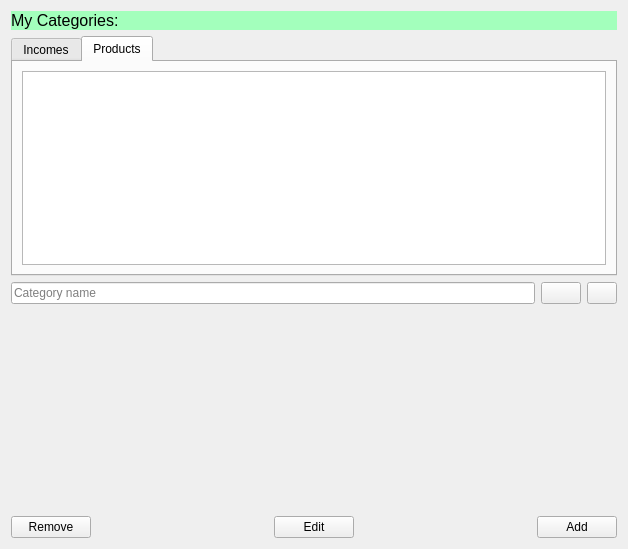
<?xml version="1.0" encoding="UTF-8"?>
<ui version="4.0">
 <class>CategoryEditPage</class>
 <widget class="QWidget" name="CategoryEditPage">
  <property name="geometry">
   <rect>
    <x>0</x>
    <y>0</y>
    <width>628</width>
    <height>549</height>
   </rect>
  </property>
  <property name="windowTitle">
   <string>Form</string>
  </property>
  <layout class="QVBoxLayout" name="verticalLayout">
   <item>
    <layout class="QHBoxLayout" name="horizontalLayout_3">
     <item>
      <widget class="QLabel" name="label">
       <property name="font">
        <font>
         <pointsize>12</pointsize>
        </font>
       </property>
       <property name="styleSheet">
        <string notr="true">background-color: #a3ffbc;</string>
       </property>
       <property name="text">
        <string>My Categories:</string>
       </property>
      </widget>
     </item>
    </layout>
   </item>
   <item>
    <widget class="QTabWidget" name="tabWidget">
     <property name="sizePolicy">
      <sizepolicy hsizetype="Expanding" vsizetype="Expanding">
       <horstretch>1</horstretch>
       <verstretch>0</verstretch>
      </sizepolicy>
     </property>
     <property name="styleSheet">
      <string notr="true">tab-bar {    width: 999999px;}</string>
     </property>
     <property name="currentIndex">
      <number>1</number>
     </property>
     <widget class="QWidget" name="IncomesTab">
      <attribute name="title">
       <string>Incomes</string>
      </attribute>
      <layout class="QVBoxLayout" name="verticalLayout_2">
       <item>
        <widget class="QListWidget" name="Incomes">
         <property name="minimumSize">
          <size>
           <width>0</width>
           <height>0</height>
          </size>
         </property>
         <property name="font">
          <font>
           <pointsize>13</pointsize>
          </font>
         </property>
         <property name="styleSheet">
          <string notr="true">border: 1px solid white</string>
         </property>
        </widget>
       </item>
      </layout>
     </widget>
     <widget class="QWidget" name="ProductsTab">
      <attribute name="title">
       <string>Products</string>
      </attribute>
      <layout class="QVBoxLayout" name="verticalLayout_3">
       <item>
        <widget class="QListWidget" name="Products">
         <property name="font">
          <font>
           <pointsize>13</pointsize>
          </font>
         </property>
        </widget>
       </item>
      </layout>
     </widget>
    </widget>
   </item>
   <item>
    <layout class="QHBoxLayout" name="horizontalLayout_2">
     <item>
      <widget class="QLineEdit" name="NewCategoryEdit">
       <property name="styleSheet">
        <string notr="true"/>
       </property>
       <property name="placeholderText">
        <string>Category name</string>
       </property>
      </widget>
     </item>
     <item>
      <widget class="QPushButton" name="NewCategoryEditButton">
       <property name="text">
        <string/>
       </property>
       <property name="icon">
        <iconset resource="../../../resources.qrc">
         <normaloff>:/Icons/Icons/baseline_done_black_24dp.png</normaloff>:/Icons/Icons/baseline_done_black_24dp.png</iconset>
       </property>
      </widget>
     </item>
     <item>
      <widget class="QPushButton" name="NewCategoryAddButton">
       <property name="maximumSize">
        <size>
         <width>30</width>
         <height>16777215</height>
        </size>
       </property>
       <property name="text">
        <string/>
       </property>
       <property name="icon">
        <iconset resource="../../../resources.qrc">
         <normaloff>:/Icons/Icons/baseline_done_black_24dp.png</normaloff>:/Icons/Icons/baseline_done_black_24dp.png</iconset>
       </property>
      </widget>
     </item>
    </layout>
   </item>
   <item>
    <spacer name="verticalSpacer">
     <property name="orientation">
      <enum>Qt::Vertical</enum>
     </property>
     <property name="sizeHint" stdset="0">
      <size>
       <width>20</width>
       <height>20</height>
      </size>
     </property>
    </spacer>
   </item>
   <item>
    <layout class="QHBoxLayout" name="horizontalLayout">
     <item>
      <widget class="QPushButton" name="RemoveButton">
       <property name="text">
        <string>Remove</string>
       </property>
       <property name="icon">
        <iconset resource="../../../resources.qrc">
         <normaloff>:/Icons/Icons/baseline_cancel_black_24dp.png</normaloff>:/Icons/Icons/baseline_cancel_black_24dp.png</iconset>
       </property>
      </widget>
     </item>
     <item>
      <spacer name="horizontalSpacer">
       <property name="orientation">
        <enum>Qt::Horizontal</enum>
       </property>
       <property name="sizeHint" stdset="0">
        <size>
         <width>40</width>
         <height>20</height>
        </size>
       </property>
      </spacer>
     </item>
     <item>
      <widget class="QPushButton" name="EditButton">
       <property name="text">
        <string>Edit</string>
       </property>
       <property name="icon">
        <iconset resource="../../../resources.qrc">
         <normaloff>:/Icons/Icons/baseline_edit_black_24dp.png</normaloff>:/Icons/Icons/baseline_edit_black_24dp.png</iconset>
       </property>
      </widget>
     </item>
     <item>
      <spacer name="horizontalSpacer_2">
       <property name="orientation">
        <enum>Qt::Horizontal</enum>
       </property>
       <property name="sizeHint" stdset="0">
        <size>
         <width>40</width>
         <height>20</height>
        </size>
       </property>
      </spacer>
     </item>
     <item>
      <widget class="QPushButton" name="AddCategoryButton">
       <property name="text">
        <string>Add</string>
       </property>
       <property name="icon">
        <iconset resource="../../../resources.qrc">
         <normaloff>:/Icons/Icons/baseline_add_black_24dp.png</normaloff>:/Icons/Icons/baseline_add_black_24dp.png</iconset>
       </property>
      </widget>
     </item>
    </layout>
   </item>
  </layout>
 </widget>
 <resources>
  <include location="../../../resources.qrc"/>
 </resources>
 <connections/>
</ui>
